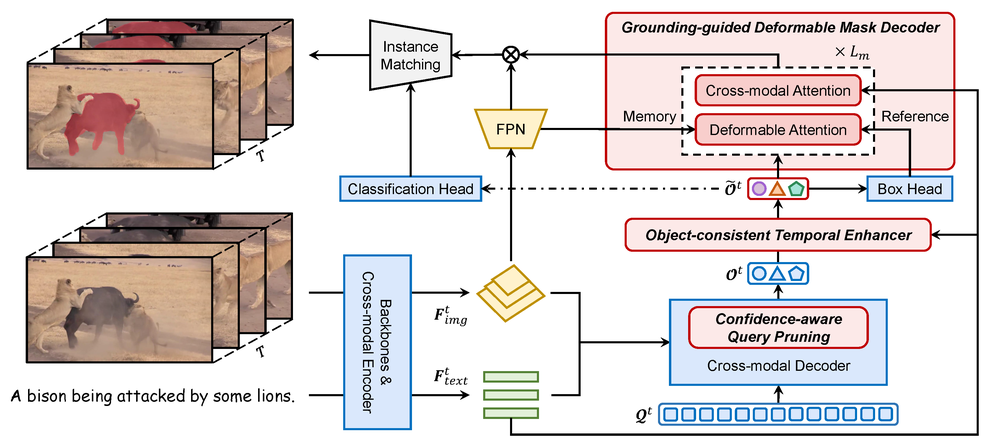
#> input picture assets/model.png, 1000 x 442 px, shrunk from 3386 x 1496 before the run
$ python compare_prediction_sets.py --a ../../assets --b ../../assets
#> lines starting #> are read from the running program, lines starting #| are printed output that depends on the picture; after the words box and inside, x2 and y2 are one past the last pixel; in counts of white or black regions, pixels touching at a corner belong together; long printed decimals are rounded
#!/usr/bin/env python3
import argparse
from pathlib import Path

import numpy as np
from PIL import Image
from tqdm import tqdm


def list_masks(root: Path):
    return sorted(p for p in root.rglob("*.png") if p.is_file())


def mask_array(path: Path, threshold: int):
#> called with threshold = 127
    return np.asarray(Image.open(path).convert("L")) > threshold
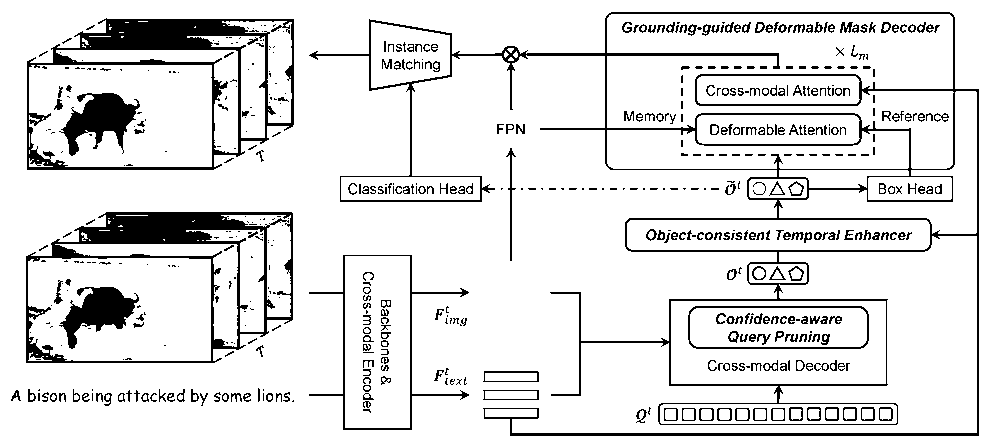
#> returned value: shape (442, 1000) bool; 88.6% white; 566 black regions (270 under 20 px), largest, box (x1, y1, x2, y2) and area: (309, 12, 979, 436) 14001, (27, 18, 294, 170) 8210, (26, 212, 293, 363) 8177


def main():
    parser = argparse.ArgumentParser("Compare two prediction mask folders pixel-wise.")
    parser.add_argument("--a", required=True, type=Path, help="First Annotations directory.")
    parser.add_argument("--b", required=True, type=Path, help="Second Annotations directory.")
    parser.add_argument("--name-a", default="A")
    parser.add_argument("--name-b", default="B")
    parser.add_argument("--threshold", type=int, default=127)
    parser.add_argument("--max-files", type=int, default=0)
    parser.add_argument("--examples", type=int, default=5)
    args = parser.parse_args()

    if not args.a.exists():
        raise FileNotFoundError(args.a)
    if not args.b.exists():
        raise FileNotFoundError(args.b)

    files = list_masks(args.a)
    if args.max_files > 0:
        files = files[: args.max_files]

    common = 0
    missing = 0
    diff_files = 0
    total_pixels = 0
    xor_pixels = 0
    area_a = 0
    area_b = 0
    example_rows = []

    for path_a in tqdm(files, desc="compare", ncols=0):
        rel = path_a.relative_to(args.a)
        path_b = args.b / rel
        if not path_b.exists():
            missing += 1
            continue

        mask_a = mask_array(path_a, args.threshold)
        mask_b = mask_array(path_b, args.threshold)
        if mask_a.shape != mask_b.shape:
            raise ValueError(f"Shape mismatch for {rel}: {mask_a.shape} vs {mask_b.shape}")

        diff = np.logical_xor(mask_a, mask_b).sum()
#> diff = 0
        common += 1
        total_pixels += mask_a.size
#> total_pixels = 442000
        xor_pixels += int(diff)
#> xor_pixels = 0
        area_a += int(mask_a.sum())
#> area_a = 391575
        area_b += int(mask_b.sum())
#> area_b = 391575
        if diff > 0:
            diff_files += 1
            if len(example_rows) < args.examples:
                example_rows.append((rel, int(diff), int(mask_a.sum()), int(mask_b.sum())))

    xor_rate = xor_pixels / max(total_pixels, 1)
#> xor_rate = 0
    print(f"{args.name_a} vs {args.name_b}")
    print(f"common_files={common}")
    print(f"missing_in_b={missing}")
    print(f"diff_files={diff_files}")
    print(f"xor_pixels={xor_pixels}")
#| xor_pixels=0
    print(f"xor_rate={xor_rate:.8f}")
#| xor_rate=0
    print(f"area_{args.name_a}={area_a}")
#| area_A=391575
    print(f"area_{args.name_b}={area_b}")
#| area_B=391575
    if example_rows:
        print("examples:")
        for rel, diff, sum_a, sum_b in example_rows:
            print(f"  {rel} diff={diff} area_a={sum_a} area_b={sum_b}")


if __name__ == "__main__":
    main()
